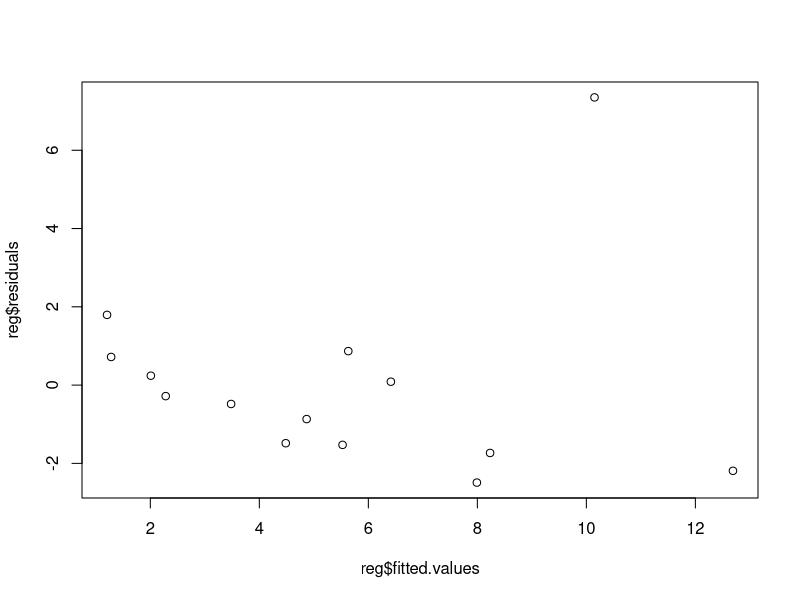
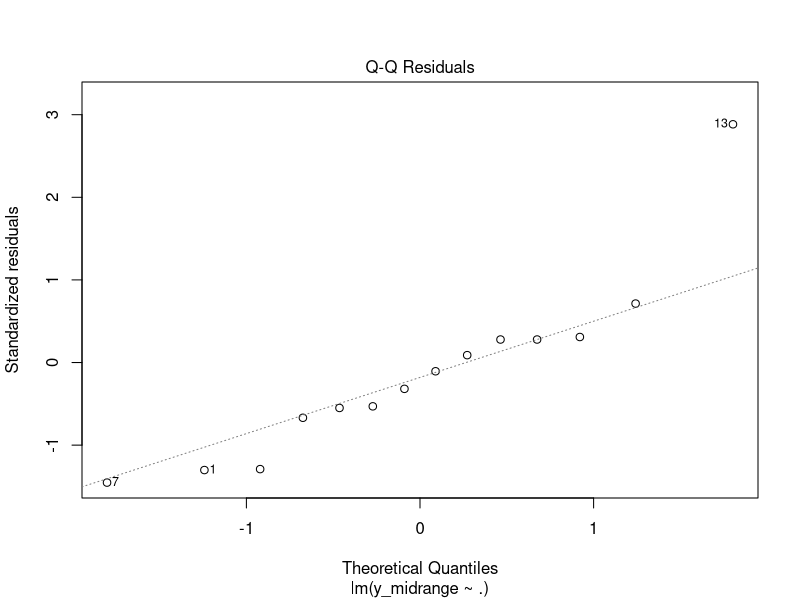
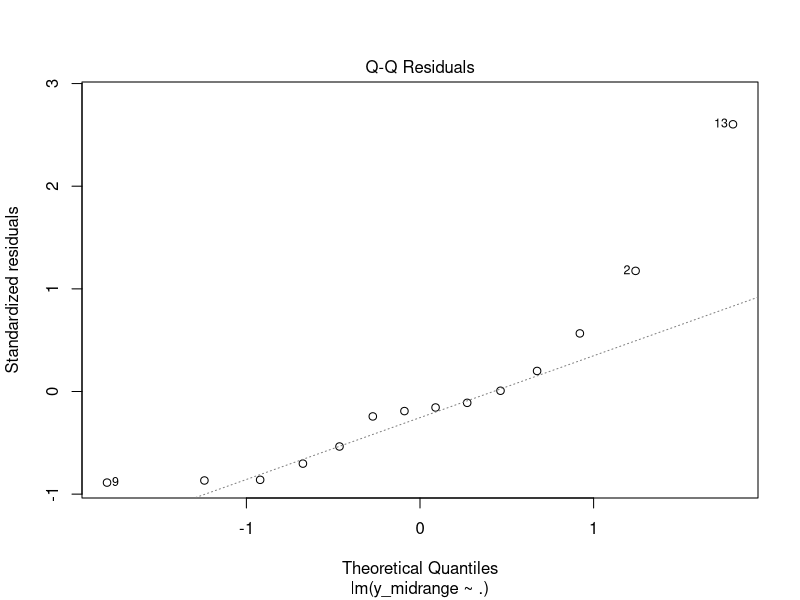
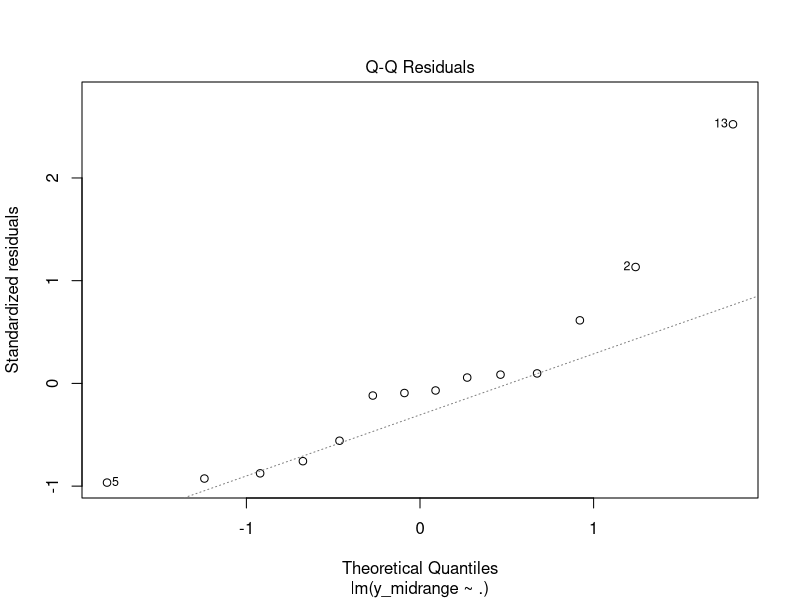

Write the R code that produced these figures, in order.
## ======================================================================================================================
##
## Run regression on 2016 inputs and state match numbers in order to create predictions for a 
## recommended state match number (state_funding) between the min and max.
##
## Plan is to predict the MID-RANGE of the range Yasmin decided on for 2016 ("State Match Update - Feb 2017.pptx" slide 1)
## for 14 states using various state metrics (start with those used for the "advice" columns).
##      -Since there are so few datapoints, may try to use (Iteratively re-) Weighted Least Squares http://www.statisticshowto.com/weighted-least-squares/ 
##      -Will look at the confidence intervals and prediction intervals and compare to known estimated range
## ======================================================================================================================

## Clearing memory
rm(list=ls())

## load packages (if not already in the environment)
packages.to.install <- c("dplyr","tidyr","ggplot2")
for (i in 1:length(packages.to.install)){
  if (!packages.to.install[i] %in% rownames(installed.packages())){
    install.packages(packages.to.install[i])
  }
}
library(dplyr)
library(tidyr)

## read in data
state.metrics.2016 <- read.csv("state_metrics.csv", as.is=T, header=T, stringsAsFactors=F)

## filter for the 14 states
state.metrics.2016.14 = state.metrics.2016 %>% filter(district_postal_cd %in% c('AZ','CO','IL','IN','KS','MA','MD','MN','MT','NV','NH','TX','OR','WY'))

## define decision ratio columns
state.metrics.2016.14$ratio_miles_per_build = state.metrics.2016.14$max_miles_per_build/state.metrics.2016.14$min_miles_per_build
state.metrics.2016.14$ratio_total_cost_wan = ifelse((state.metrics.2016.14$total_cost_az_pop_wan - state.metrics.2016.14$min_total_cost_wan) > 0,
                                                    (state.metrics.2016.14$total_cost_az_wan - state.metrics.2016.14$min_total_cost_wan)/(state.metrics.2016.14$total_cost_az_pop_wan - state.metrics.2016.14$min_total_cost_wan),
                                                    (state.metrics.2016.14$total_cost_az_pop_wan - state.metrics.2016.14$min_total_cost_wan)/(state.metrics.2016.14$total_cost_az_wan - state.metrics.2016.14$min_total_cost_wan))

state.metrics.2016.14.regression = state.metrics.2016.14[, names(state.metrics.2016.14) %in% c("district_postal_cd",'ratio_miles_per_build','ratio_total_cost_wan','min_total_state_funding','max_total_state_funding')]

## add mid-range to predict
state.metrics.2016.14.regression$y_midrange = c((8+13)/2,
                                                (2+4)/2,
                                                (5+8)/2,
                                                (1+3)/2,
                                                (1+3)/2,
                                                (4+7)/2,
                                                (2+4)/2,
                                                (1.5+3)/2,
                                                (5+8)/2,
                                                (2+4)/2,
                                                (5+8)/2,
                                                (3+5)/2,
                                                (15+20)/2,
                                                (3+5)/2)

true_range_estimates = c('8-13',
                         '2-4',
                         '5-8',
                         '1-3',
                         '1-3',
                         '4-7',
                         '2-4',
                         '1.5-3',
                         '5-8',
                         '2-4',
                         '5-8',
                         '3-5',
                         '15-20',
                         '3-5')

## drop postal cd
state.metrics.2016.14.regression = state.metrics.2016.14.regression[,2:ncol(state.metrics.2016.14.regression)]

#*****************************************************************************************************************
## regular regression
reg = lm(y_midrange ~ ., data = state.metrics.2016.14.regression)
summary(reg) #not good
influence.measures(reg) # MD is problematic
plot(reg$fitted.values,reg$residuals)

## WLS1 (based on min_total_state_funding, which seems to be the most important predictor):
regw1 = lm(y_midrange ~ ., weights=min_total_state_funding^-2, data = state.metrics.2016.14.regression)
summary(regw1) #better, (smallest residuals) but could be overfitting 

## WLS2 (fitted values):
w=1/reg$fitted.values
regw.1 = lm(y_midrange ~ ., weights=w, data = state.metrics.2016.14.regression)
summary(regw.1) #not that good - eliminate

w=1/(reg$fitted.values^2)
regw.2 = lm(y_midrange ~ ., weights=w, data = state.metrics.2016.14.regression)
summary(regw.2) #better in terms of R^2 and coefficient SEs

  ## Iterative, to improve
  fit.w = reg
  for (i in 1:100) {
    w = 1/(fit.w$fitted.values^2)
    fit.w = lm(y_midrange ~ ., weights=w, data = state.metrics.2016.14.regression)
  } #confirmed with more iterations that this has converged

summary(fit.w)

## visualize
plot(reg,which=2)
plot(regw1,which=2)
plot(fit.w,which=2)

## results with CI
result_table = function(model,int) {
  results=as.data.frame(cbind(as.data.frame(predict(model,interval=int)), state.metrics.2016.14.regression$y_midrange, true_range_estimates, ((state.metrics.2016.14.regression$min_total_state_funding/1000000) + (state.metrics.2016.14.regression$max_total_state_funding/1000000))/2,state.metrics.2016.14.regression$min_total_state_funding/1000000,state.metrics.2016.14.regression$max_total_state_funding/1000000))
  names(results) = c("fit","lwr","upr","y_midrange", "true_range_estimate", "data_midrange","data_min", "data_max")
  results = results %>% mutate(error = y_midrange - fit, pred_range = upr - lwr, data_range = data_max - data_min)
  return(results)
}

reg.results_c=result_table(reg,"c")
regw1.results_c=result_table(regw1,"c")
fit.w.results_c=result_table(fit.w,"c")
reg.results_c #predicted value is outside the range too much
regw1.results_c #5or6/14x, model range > data range; 2/14x the predicted value was outside true range, data is 5x
fit.w.results_c #4/14x, model range > data range; 3/14x the predicted value was outside true range, data is 5x

#*****************************************************************************************************************
##### 2017 data
state.metrics.2017 <- read.csv("state_metrics_2017.csv", as.is=T, header=T, stringsAsFactors=F)
state.metrics.2017 <- state.metrics.2017[state.metrics.2017$min_total_state_funding >0,]

state.metrics.2017$ratio_miles_per_build = state.metrics.2017$max_miles_per_build/state.metrics.2017$min_miles_per_build
state.metrics.2017$ratio_total_cost_wan = ifelse((state.metrics.2017$total_cost_az_pop_wan - state.metrics.2017$min_total_cost_wan) > 0,
                                                    (state.metrics.2017$total_cost_az_wan - state.metrics.2017$min_total_cost_wan)/(state.metrics.2017$total_cost_az_pop_wan - state.metrics.2017$min_total_cost_wan),
                                                    (state.metrics.2017$total_cost_az_pop_wan - state.metrics.2017$min_total_cost_wan)/(state.metrics.2017$total_cost_az_wan - state.metrics.2017$min_total_cost_wan))

state.metrics.2017.regression = state.metrics.2017[, names(state.metrics.2017) %in% c('ratio_miles_per_build','ratio_total_cost_wan','min_total_state_funding','max_total_state_funding')]

regw1_pred = as.data.frame(predict(regw1,newdata = state.metrics.2017.regression))
names(regw1_pred) = c("regw1_pred")
fit.w_pred = as.data.frame(predict(fit.w,newdata = state.metrics.2017.regression))
names(fit.w_pred) = c("fit.w_pred")

result_export=as.data.frame(cbind(state.metrics.2017$district_postal_cd, state.metrics.2017$min_total_state_funding/1000000,state.metrics.2017$max_total_state_funding/1000000, regw1_pred, fit.w_pred))
names(result_export) = c("postal_cd", "min_2017", "max_2017", "prediction_wm", "prediction_wf")

dim(result_export[result_export$prediction_wm < 0,])
dim(result_export[result_export$prediction_wf < 0,])

result_export = result_export %>% mutate(prediction=ifelse(prediction_wm < min_2017 , min_2017, prediction_wm))
result_export = result_export[, names(result_export) %in% c("postal_cd", "min_2017", "max_2017", "prediction")]

write.csv(result_export, file = "initial_results_2017.csv")

#*****************************************************************************************************************


